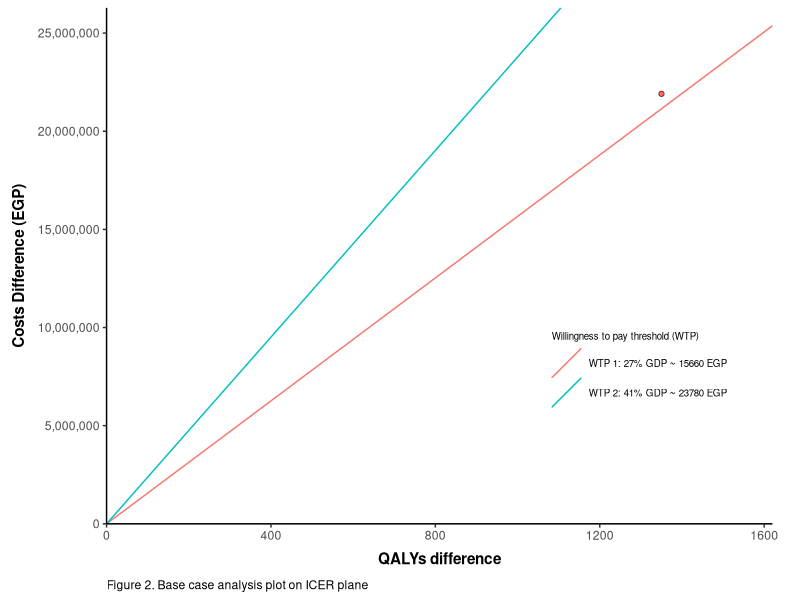
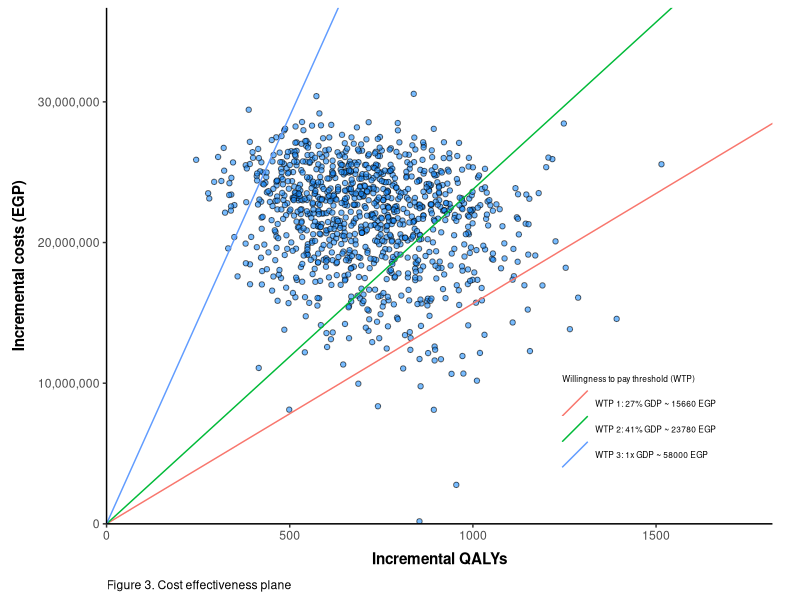
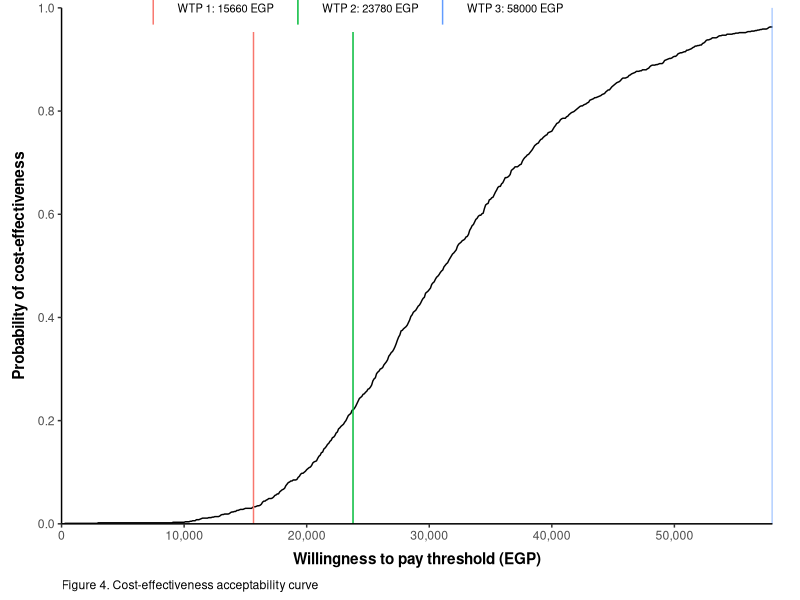

The R script that drew these images, in order:
## C1- Economic Evaluation Module LSHTM - R Code
## Author: Manzilina Mudia
## Date: 22 January 2024

# Load necessary package

library(tidyverse)


# Model structure

#![Figure 1. Model Structure](/Users/zmudia/Documents/QMUL Interview/QMUL Interview/Model Structure.png)

# Model characteristics and parameters
start_age <- 40
cycle_length <- 1
time_horizon <- 61

cycles <- c(1:time_horizon)
age <- start_age + cycles

## Willingness to pay threshold based on 27-41% of country's GDP 
## (adopted from [Ochalek, 2018](https://gh.bmj.com/content/3/6/e000964.long))

gdp <- 58000
wtp1 <- 0.27 * gdp
wtp2 <- 0.41 * gdp
wtp3 <- gdp

## Markov model 1 for SVR pathway
state_names_svr <- c("SVR", "Death") # Markov state from SVR to death
states_svr <- length(state_names_svr)


## Markov model 2 for No SVR pathway
state_names_nosvr <- c("Moderate", "Cirrhosis", "Liver Failure", "Death") # Markov state from moderate disease to death
states_nosvr <- length(state_names_nosvr)


# Set up deterministic parameters

## Fixed values
pop <- 1000 # initial population

## Probabilities

### Decision tree probabilities
pSVR_PR <- 0.395 # Probability of having SVR for Pegylated Interferon + Ribavirin
pSVR_LS <- 0.92 # Probabiliy of having SVR for Ledipasvir + Sofosbuvir

### Transition probabilities
tpModCir <- 0.043 # Probability of entering cirrhosis state from moderate disease state
tpCirLiv <- 0.039 # Probability of entering liver failure state from cirrhosis stat
tpDLiv <- 0.13 # Probability of dying from liver failure

### Life tables / death risk
death_risk_matrix <- matrix(c(40, 0.004,
                              50, 0.012,
                              60, 0.027,
                              70, 0.066,
                              80, 0.189), 
                            nrow = 5, ncol = 2, byrow = T)
interval <- findInterval(age, death_risk_matrix[,1])
tpDN <- death_risk_matrix[interval, 2] # Natural death risk


## Cost values
cdrug_PR <- 4245 # cost of common treatment (only at the decision tree)
cdrug_LS <- 40000 # cost of alternative treatment (only at the start of decision tree)

cMod <- 900 # cost of one cycle in moderate disease state
cCir <- 2500 # cost of one cycle in cirrhosis disease statae
cLiv <- 4400 # cost of one cycle in liver failure state

## Utility values
uSVR <- 0.71 # QoL weight for one cycle in SVR state
uMod <- 0.66 # QoL weight for one cycle in moderate disease state
uCir <- 0.55 # QoL weight for one cycle in cirrhosis disease state
uLiv <- 0.45 # QoL weight for one cycle in liver disease state

## Discount 
disc_costs <- 0.035
disc_outcomes <- 0.035
disc_costs_vec <- 1/(1+disc_costs)^cycles
disc_outcomes_vec <- 1/(1+disc_outcomes)^cycles


# Probabilistic Parameters

sims <- 1000 # number of simulations

gen_parameters <- function(){
  
  
  # Decision tree probabilities
  beta_parms <- function(mean, se){
    alpha <- mean * (mean * (1-mean) / (se^2) - 1)
    beta <- (alpha / mean) - alpha
    values <- rbeta(sims, alpha, beta)
    return(values)
  }
  
  pSVR_PR <- beta_parms(mean = 0.395, se = 0.02)
  pSVR_LS <- beta_parms(mean = 0.92, se = 0.03)
  
  
  # Transition probabilities
  tpModCir <- beta_parms(mean = 0.043, se = 0.01)
  tpCirLiv <- beta_parms(mean = 0.039, se = 0.01)
  tpDLiv <- beta_parms(mean = 0.13, se = 0.02)
  
  
  # Utility parameters
  uSVR <- beta_parms(mean = 0.71, se = 0.05)
  uMod <- beta_parms(mean = 0.66, se = 0.054)
  uCir <- beta_parms(mean = 0.55, se = 0.054)
  uLiv <- beta_parms(mean = 0.45, 0.054)
  
  
  # Cost parameters
  gamma_parms <- function(mean, se){
    shape = mean^2 / se^2
    scale = se^2 / mean
    values <- rgamma(sims, shape = shape, scale = scale)
    return(values)
  }
  
  cMod <- gamma_parms(mean = 900, se = 210)
  cCir <- gamma_parms(mean = 2500, se = 1060)
  cLiv <- gamma_parms(mean = 4400, se = 2335)
  
  parms_df <- data.frame(pSVR_LS, pSVR_PR, tpModCir, tpCirLiv, tpDLiv, uMod, uCir, uLiv, cMod, cCir, cLiv)
  return(parms_df)
}

prob_parameters <- gen_parameters()
parm_names <- names(prob_parameters)


# Create model calculation function

run_model <- function(parms){
  
  # Unpack parameters
  for (i in 1:length(parms)) assign(names(parms[i]), as.numeric(parms[i]))
  
  # Seed markov models from decision tree output
  pop_svr_PR <- pop * pSVR_PR
  pop_nosvr_PR <- pop * (1-pSVR_PR)
  pop_svr_LS <- pop * pSVR_LS
  pop_nosvr_LS <- pop * (1-pSVR_LS)
  
  seed_svr_PR <- c(pop_svr_PR, 0)
  seed_svr_LS <- c(pop_svr_LS, 0)
  seed_nosvr_PR <- c(pop_nosvr_PR, 0, 0, 0)
  seed_nosvr_LS <- c(pop_nosvr_LS, 0, 0, 0)
  
  
  # Markov model 1 (SVR pathway)
  
  qaly_values_svr <- c(uSVR, 0)
  
  ## Transition matrix
  transition_matrix_svr <- array(0, dim = c(states_svr, states_svr, time_horizon),
                                 dimnames = list(state_names_svr, state_names_svr))
  
  transition_matrix_svr["SVR", "SVR",] <- 1 - tpDN
  transition_matrix_svr["SVR", "Death",] <- tpDN
  transition_matrix_svr["Death", "Death",] <- 1
  
  ## Markov trace & transitions
  trace_svr_PR <- matrix(0, nrow = time_horizon, ncol = states_svr,
                         dimnames = list(paste("cycle", 1:time_horizon, sep = ""), state_names_svr))
  trace_svr_LS <- trace_svr_PR
  
  trans_svr_PR <- array(0, dim = c(states_svr, states_svr, time_horizon),
                        dimnames = list(state_names_svr, state_names_svr))
  trans_svr_LS <- trans_svr_PR
  
  ## First cycle (using the output from decision tree)
  trace_svr_PR[1,] <- seed_svr_PR %*% transition_matrix_svr[,,1]
  trace_svr_LS[1,] <- seed_svr_LS %*% transition_matrix_svr[,,1]
  
  trans_svr_PR[,,1] <- seed_svr_PR * transition_matrix_svr[,,1] 
  trans_svr_LS[,,1] <- seed_svr_LS * transition_matrix_svr[,,1]
  
  ## Reminder of cycles
  for (i in 2:time_horizon) {
    
    trace_svr_PR[i,] <- trace_svr_PR[i-1,] %*% transition_matrix_svr[,,i]
    trace_svr_LS[i,] <- trace_svr_LS[i-1,] %*% transition_matrix_svr[,,i]
    
    trans_svr_PR[,,i] <- trans_svr_PR[,,i-1] * transition_matrix_svr[,,i]
    trans_svr_LS[,,i] <- trans_svr_LS[,,i-1] * transition_matrix_svr[,,1]
  }
  
  
  # Markov model 2 (No SVR pathway)
  
  state_cost_values_nosvr <- c(cMod, cCir, cLiv, 0)
  qaly_values_nosvr <- c(uMod, uCir, uLiv, 0)
  
  ## Transition matrix
  transition_matrix_nosvr <- array(0, dim = c(states_nosvr, states_nosvr, time_horizon),
                                   dimnames = list(state_names_nosvr, state_names_nosvr))
  
  transition_matrix_nosvr["Moderate", "Moderate",] <- 1 - tpModCir - tpDN
  transition_matrix_nosvr["Moderate", "Cirrhosis",] <- tpModCir
  transition_matrix_nosvr["Moderate", "Death",] <- tpDN
  
  transition_matrix_nosvr["Cirrhosis", "Cirrhosis",] <- 1 - tpCirLiv - tpDN
  transition_matrix_nosvr["Cirrhosis", "Liver Failure",] <- tpCirLiv
  transition_matrix_nosvr["Cirrhosis", "Death",] <- tpDN
  
  transition_matrix_nosvr["Liver Failure", "Liver Failure",] <- 1 - (tpDLiv + tpDN)
  transition_matrix_nosvr["Liver Failure", "Death",] <- tpDLiv + tpDN
  
  transition_matrix_nosvr["Death", "Death",] <- 1
  
  ## Markov trace and transition
  trace_nosvr_PR <- matrix(0, nrow = time_horizon, ncol = states_nosvr,
                           dimnames = list(paste("cycle", 1:time_horizon, sep = ""), state_names_nosvr))
  trace_nosvr_LS <- trace_nosvr_PR
  
  trans_nosvr_PR <- array(0, dim = c(states_nosvr, states_nosvr, time_horizon),
                          dimnames = list(state_names_nosvr, state_names_nosvr))
  trans_nosvr_LS <- trans_nosvr_PR
  
  ## First cycle (output from decision tree)
  trace_nosvr_PR[1,] <- seed_nosvr_PR %*% transition_matrix_nosvr[,,1]
  trace_nosvr_LS[1,] <- seed_nosvr_LS %*% transition_matrix_nosvr[,,1]
  
  trans_nosvr_PR[,,1] <- seed_nosvr_PR * transition_matrix_nosvr[,,1]
  trans_nosvr_LS[,,1] <- seed_nosvr_LS * transition_matrix_nosvr[,,1]
  
  ## Reminder of cycles
  for (i in 2:time_horizon) {
    
    trace_nosvr_PR[i,] <- trace_nosvr_PR[i-1,] %*% transition_matrix_nosvr[,,i]
    trace_nosvr_LS[i,] <- trace_nosvr_LS[i-1,] %*% transition_matrix_nosvr[,,i]
    
    trans_nosvr_PR[,,i] <- trans_nosvr_PR[,,i-1] * transition_matrix_nosvr[,,i]
    trans_nosvr_LS[,,i] <- trans_nosvr_LS[,,i-1] * transition_matrix_nosvr[,,i]
  }
  
  # Check the markov trace sums to 1 across rows
  apply(trace_svr_PR, 1, sum) + apply(trace_nosvr_PR, 1, sum)
  apply(trace_svr_LS, 1, sum) + apply(trace_nosvr_LS, 1, sum)
  
  
  # Life years
  ly_values_svr <- c(1,0)
  ly_values_nosvr <- c(1,1,1,0)
  
  
  ly_vec_svr_PR <- trace_svr_PR %*% ly_values_svr
  ly_vec_nosvr_PR <- trace_nosvr_PR %*% ly_values_nosvr
  ly_vec_total_PR <- ly_vec_svr_PR + ly_vec_nosvr_PR
  
  ly_vec_svr_LS <- trace_svr_LS %*% ly_values_svr
  ly_vec_nosvr_LS <- trace_nosvr_LS %*% ly_values_nosvr
  ly_vec_total_LS <- ly_vec_svr_LS + ly_vec_nosvr_LS
  
  ly_disc_PR <- disc_outcomes_vec %*% ly_vec_total_PR
  ly_disc_LS <- disc_outcomes_vec %*% ly_vec_total_LS
  
  
  # QALYs
  qaly_vec_svr_PR <- trace_svr_PR %*% qaly_values_svr
  qaly_vec_nosvr_PR <- trace_nosvr_PR %*% qaly_values_nosvr
  qaly_vec_total_PR <- qaly_vec_svr_PR + qaly_vec_nosvr_PR
  
  qaly_vec_svr_LS <- trace_svr_LS %*% qaly_values_svr
  qaly_vec_nosvr_LS <- trace_nosvr_LS %*% qaly_values_nosvr
  qaly_vec_total_LS <- qaly_vec_svr_LS + qaly_vec_nosvr_LS
  
  qaly_disc_PR <- disc_outcomes_vec %*% qaly_vec_total_PR
  qaly_disc_LS <- disc_outcomes_vec %*% qaly_vec_total_LS
  
  
  # Costs
  state_cost_vec_nosvr_PR <- trace_nosvr_PR %*% state_cost_values_nosvr
  state_cost_vec_nosvr_LS <- trace_nosvr_LS %*% state_cost_values_nosvr
  
  cost_vec_nosvr_PR <- colSums(state_cost_vec_nosvr_PR) + (pop*cdrug_PR)
  cost_vec_nosvr_LS <- colSums(state_cost_vec_nosvr_LS) + (pop*cdrug_LS)
  
  cost_disc_PR <- disc_costs_vec %*% state_cost_vec_nosvr_PR + (pop*cdrug_PR)
  cost_disc_LS <- disc_costs_vec %*% state_cost_vec_nosvr_LS + (pop*cdrug_LS)
  
  
  # Analysis
  output <- c(inc_cost = cost_disc_LS - cost_disc_PR,
              inc_qaly = qaly_disc_LS - qaly_disc_PR,
              inc_ly = ly_disc_LS - ly_disc_PR) 
  
  return(output)
}


# Passing parameters into the model

# Selecting parameters
det_parms <- c(pSVR_LS, pSVR_PR, tpModCir, tpCirLiv, tpDLiv, uMod, uCir, uLiv, cMod, cCir, cLiv)
names(det_parms) <- parm_names

## Deterministic model
det_results <- run_model(det_parms)
det_results <- round(det_results, 3)

### Plot
det_results_df <- det_results %>% t() %>% as.data.frame

(ICER_plot <- ggplot(det_results_df, aes(x = inc_qaly, y = inc_cost)) +
    geom_point(shape = 21, fill = "red", alpha = 0.6) +
    theme_classic() + 
    geom_abline(aes(intercept = 0, slope = wtp1, colour = "WTP 1: 27% GDP ~ 15660 EGP")) +
    geom_abline(aes(intercept = 0, slope = wtp2, colour = "WTP 2: 41% GDP ~ 23780 EGP")) + 
    labs(x = "QALYs difference", y = "Costs Difference (EGP)", 
         colour = "Willingness to pay threshold (WTP)", caption = "Figure 2. Base case analysis plot on ICER plane") +
    theme(axis.title = element_text(face = "bold"),
          plot.margin = unit(c(0.2, 0.7, 0.2, 0.2), "cm"),
          axis.title.x = element_text(margin = margin(t = 7, r = 0, b = 3, l = 0)),
          axis.title.y = element_text(margin = margin(t = 0, r = 7, b = 0, l = 3)),
          plot.caption = element_text(hjust = 0),
          legend.text = element_text(size = 7),
          legend.title = element_text(size = 7),
          legend.position = c(0.8, 0.3)) +
    guides(colour = guide_legend(override.aes = list(size = 7))) +
    scale_y_continuous(limits = c(0, det_results_df$inc_cost*1.2),
                       labels = scales::label_number(big.mark = ","), expand = c(0, 0)) +
    scale_x_continuous(limits = c(0, det_results_df$inc_qaly*1.2),
                       expand = c(0, 0)))


# Probabilistic Sensitivity Analysis

simulation_results <- matrix(NA, nrow = sims, ncol = 3)
colnames(simulation_results) <- c("inc_cost", "inc_ly", "inc_qaly")

for (i in 1:sims) simulation_results[i,] <- run_model(prob_parameters[i, ])
print(colMeans(simulation_results), digits = 3)

## CEAC
lambda <- seq(0, gdp, 100)
lambda_table <- matrix(lambda, ncol = length(lambda), nrow = dim(simulation_results)[1], byrow = T)
inmb_count <- ((simulation_results[,3] * lambda_table) - simulation_results[,1]) > 0
prob_ce <- colMeans(inmb_count)
ceac <- data.frame(lambda, prob_ce)

## Plots
### CE Plane
sim_res_df <- as.data.frame(simulation_results)

(ce_plane <- ggplot(sim_res_df, aes(x = inc_qaly, y = inc_cost)) +
    geom_point(shape = 21, fill = "dodgerblue1", alpha = 0.6) + 
    theme_classic() +
    geom_abline(aes(intercept = 0, slope = wtp1, colour = "WTP 1: 27% GDP ~ 15660 EGP")) +
    geom_abline(aes(intercept = 0, slope = wtp2, colour = "WTP 2: 41% GDP ~ 23780 EGP")) +
    geom_abline(aes(intercept = 0, slope = wtp3, colour = "WTP 3: 1x GDP ~ 58000 EGP")) +
    labs(x = "Incremental QALYs", y = "Incremental costs (EGP)", 
         colour = "Willingness to pay threshold (WTP)", caption = "Figure 3. Cost effectiveness plane") +
    theme(axis.title = element_text(face = "bold"),
          plot.margin = unit(c(0.2, 0.7, 0.2, 0.2), "cm"),
          axis.title.x = element_text(margin = margin(t = 7, r = 0, b = 3, l = 0)),
          axis.title.y = element_text(margin = margin(t = 0, r = 7, b = 0, l = 3)),
          plot.caption = element_text(hjust = 0),
          legend.text = element_text(size = 6),
          legend.title = element_text(size = 6),
          legend.position = c(0.8, 0.2)) +
    guides(colour = guide_legend(override.aes = list(size = 6))) +
    scale_y_continuous(limits = c(0, max(sim_res_df$inc_cost)*1.2),
                       labels = scales::label_number(big.mark = ","), expand = c(0, 0)) +
    scale_x_continuous(limits = c(0, max(sim_res_df$inc_qaly)*1.2),
                       expand = c(0, 0)))


### CEAC Plot

(ceac_plot <- ggplot(ceac) + 
    geom_line(aes(x = lambda, y = prob_ce)) +
    theme_classic() +
    geom_vline(aes(xintercept = wtp1, colour = "WTP 1: 15660 EGP")) +
    geom_vline(aes(xintercept = wtp2, colour = "WTP 2: 23780 EGP")) +
    geom_vline(aes(xintercept = wtp3, colour = "WTP 3: 58000 EGP")) +
    labs(x = "Willingness to pay threshold (EGP)", y = "Probability of cost-effectiveness", 
         colour = "", caption = "Figure 4. Cost-effectiveness acceptability curve") + 
    theme(axis.title = element_text(face = "bold"),
          plot.margin = unit(c(0.2, 0.7, 0.2, 0.2), "cm"),
          axis.title.x = element_text(margin = margin(t = 7, r = 0, b = 3, l = 0)),
          axis.title.y = element_text(margin = margin(t = 0, r = 7, b = 0, l = 3)),
          legend.direction = "horizontal",
          legend.position = c(0.4,1),
          legend.text = element_text(size = 8),
          legend.title = element_text(size = 8),
          plot.caption = element_text(hjust = 0)) +
    guides(colour = guide_legend(override.aes = list(size = 8))) +
    scale_y_continuous(limits = c(0,1), breaks = c(seq(0, 1, 0.2)), expand = c(0,0)) +
    scale_x_continuous(limits = c(0,wtp3), labels = scales::label_number(big.mark = ","), expand = c(0,0)))
